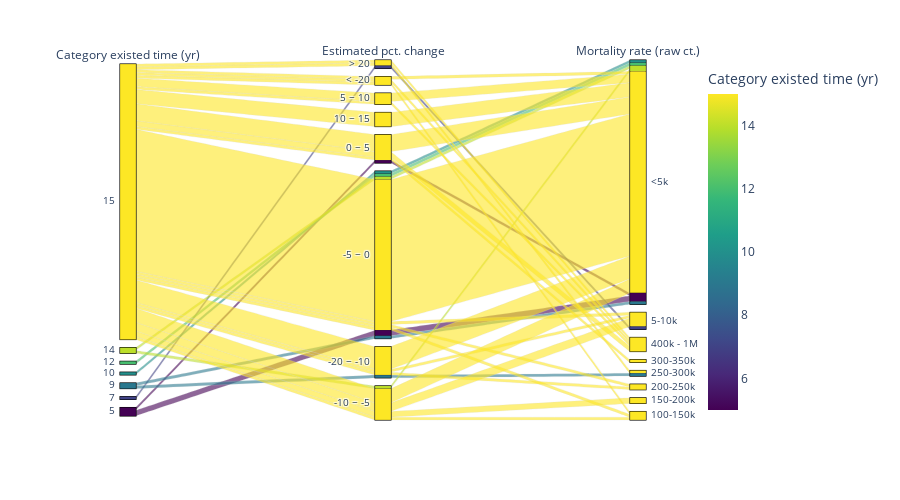

Write notebook code for a chart like this one.
### Code cell
#df = px.data.tips()
fig = px.parallel_categories(selected, dimensions=['exist','est_str','mort_str'],
                color="exist", color_continuous_scale="Viridis",
                labels={'exist':'Category existed time (yr)',
                        'est_str':'Estimated pct. change',
                        'mort_str':'Mortality rate (raw ct.)'},
                height = 500,
                width = 900
                )
dimensions=['exist','est_str','mort_bin']
fig.update_traces(dimensions=[{"categoryorder": "category descending"} for _ in dimensions])
plt.tight_layout()
fig.show()

### Figure 1 — Plotly figure (JSON) as saved in the notebook; plotly's stock layout.template omitted (floating-point values rounded to 4 significant figures)
{"data": [{"dimensions": [{"categoryorder": "category descending", "label": "Category existed time (yr)", "values": [15, 15, 15, 15, 15, 15, 15, 15, 15, 15, 15, 15, 15, 15, 15, 15, 15, 15, 15, 15, 15, 15, 15, 15, 14, 15, 15, 15, 15, 15, 15, 15, 15, 15, 15, 15, 15, 15, 15, 15, 5, 15, 15, 15, 15, 15, 15, 5, 12, 15, 15, 15, 15, 15, 15, 15, 15, 15, 15, 15, 15, 15, 15, 15, 15, 15, 15, 10, 9, 15, 15, 5, 15, 15, 15, 15, 15, 15, 15, 15, 15, 15, 15, 15, 15, 14, 15, 15, 15, 7, 15, 15, 15, 15, 15, 15, 15, 15, 15, 9, 15, 15, 15, 15, 15, 15, 15]}, {"categoryorder": "category descending", "label": "Estimated pct. change", "values": ["-5 ~ 0", "0 ~ 5", "-5 ~ 0", "-5 ~ 0", "-5 ~ 0", "-5 ~ 0", "-5 ~ 0", "-5 ~ 0", "-5 ~ 0", "-5 ~ 0", "-5 ~ 0", "-5 ~ 0", "-5 ~ 0", "-5 ~ 0", "-5 ~ 0", "-5 ~ 0", "-5 ~ 0", "-5 ~ 0", "-10 ~ -5", "-5 ~ 0", "0 ~ 5", "-5 ~ 0", "-5 ~ 0", "-5 ~ 0", "-5 ~ 0", "-5 ~ 0", "-5 ~ 0", "-5 ~ 0", "-20 ~ -10", "-5 ~ 0", "-5 ~ 0", "-5 ~ 0", "-5 ~ 0", "-5 ~ 0", "-5 ~ 0", "0 ~ 5", "5 ~ 10", "-5 ~ 0", "5 ~ 10", "-10 ~ -5", "-5 ~ 0", "-5 ~ 0", "-5 ~ 0", "-5 ~ 0", "10 ~ 15", "-5 ~ 0", "-10 ~ -5", "0 ~ 5", "-5 ~ 0", "-5 ~ 0", "-5 ~ 0", "-20 ~ -10", "-5 ~ 0", "0 ~ 5", "-5 ~ 0", "-5 ~ 0", "0 ~ 5", "-20 ~ -10", "-5 ~ 0", "10 ~ 15", "-5 ~ 0", "-5 ~ 0", "-5 ~ 0", "< -20", "-5 ~ 0", "10 ~ 15", "-20 ~ -10", "-5 ~ 0", "-5 ~ 0", "-20 ~ -10", "-20 ~ -10", "-5 ~ 0", "-5 ~ 0", "10 ~ 15", "5 ~ 10", "-5 ~ 0", "-5 ~ 0", "-20 ~ -10", "-20 ~ -10", "-10 ~ -5", "0 ~ 5", "-5 ~ 0", "-5 ~ 0", "10 ~ 15", "-10 ~ -5", "-10 ~ -5", "-10 ~ -5", "-20 ~ -10", "-10 ~ -5", "> 20", "-5 ~ 0", "-10 ~ -5", "-10 ~ -5", "< -20", "-5 ~ 0", "-10 ~ -5", "-10 ~ -5", "-5 ~ 0", "-20 ~ -10", "-20 ~ -10", "> 20", "0 ~ 5", "0 ~ 5", "0 ~ 5", "< -20", "> 20", "5 ~ 10"]}, {"categoryorder": "category descending", "label": "Mortality rate (raw ct.)", "values": ["<5k", "<5k", "<5k", "<5k", "<5k", "<5k", "<5k", "<5k", "<5k", "<5k", "<5k", "<5k", "<5k", "<5k", "<5k", "<5k", "<5k", "<5k", "<5k", "<5k", "<5k", "<5k", "<5k", "<5k", "<5k", "<5k", "<5k", "<5k", "<5k", "<5k", "<5k", "<5k", "<5k", "<5k", "<5k", "<5k", "<5k", "<5k", "<5k", "<5k", "<5k", "<5k", "<5k", "<5k", "<5k", "<5k", "<5k", "<5k", "<5k", "<5k", "<5k", "<5k", "<5k", "<5k", "<5k", "<5k", "<5k", "<5k", "<5k", "<5k", "<5k", "<5k", "<5k", "<5k", "<5k", "<5k", "<5k", "<5k", "<5k", "<5k", "<5k", "<5k", "<5k", "<5k", "<5k", "<5k", "<5k", "<5k", "<5k", "<5k", "<5k", "<5k", "<5k", "<5k", "<5k", "<5k", "5-10k", "5-10k", "5-10k", "5-10k", "5-10k", "5-10k", "100-150k", "100-150k", "100-150k", "150-200k", "150-200k", "200-250k", "200-250k", "250-300k", "250-300k", "300-350k", "400k - 1M", "400k - 1M", "400k - 1M", "400k - 1M", "400k - 1M"]}], "domain": {"x": [0, 1], "y": [0, 1]}, "line": {"color": [15, 15, 15, 15, 15, 15, 15, 15, 15, 15, 15, 15, 15, 15, 15, 15, 15, 15, 15, 15, 15, 15, 15, 15, 14, 15, 15, 15, 15, 15, 15, 15, 15, 15, 15, 15, 15, 15, 15, 15, 5, 15, 15, 15, 15, 15, 15, 5, 12, 15, 15, 15, 15, 15, 15, 15, 15, 15, 15, 15, 15, 15, 15, 15, 15, 15, 15, 10, 9, 15, 15, 5, 15, 15, 15, 15, 15, 15, 15, 15, 15, 15, 15, 15, 15, 14, 15, 15, 15, 7, 15, 15, 15, 15, 15, 15, 15, 15, 15, 9, 15, 15, 15, 15, 15, 15, 15], "coloraxis": "coloraxis"}, "name": "", "type": "parcats"}], "layout": {"coloraxis": {"colorbar": {"title": {"text": "Category existed time (yr)"}}, "colorscale": [[0, "#440154"], [0.1111, "#482878"], [0.2222, "#3e4989"], [0.3333, "#31688e"], [0.4444, "#26828e"], [0.5556, "#1f9e89"], [0.6667, "#35b779"], [0.7778, "#6ece58"], [0.8889, "#b5de2b"], [1, "#fde725"]]}, "height": 500, "legend": {"tracegroupgap": 0}, "margin": {"t": 60}, "width": 900}}
